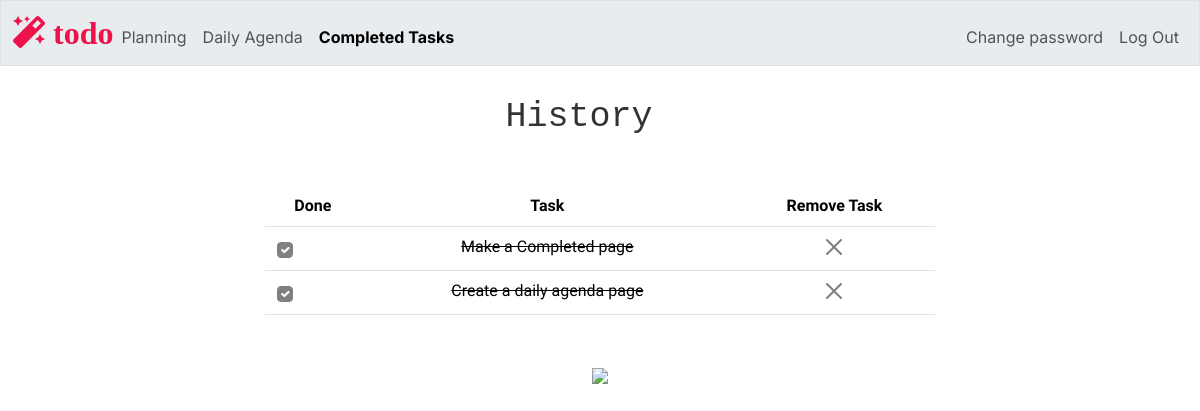
The page /completed (signed in) on the database its author committed.
### tables this page shows
CREATE TABLE tasks (
    id INTEGER PRIMARY KEY AUTOINCREMENT NOT NULL,
    users_id INTEGER NOT NULL,
    category TEXT NOT NULL,
    task TEXT NOT NULL,
    timeframe TEXT,
    priority TEXT,
    completion INTEGER DEFAULT 0,
    date DATE,
    time TIME,
    FOREIGN KEY (users_id) REFERENCES users(id)
);

### app.py (the view)
@app.route("/completed", methods=["GET", "POST"])
@login_required
def completed():
    users_id = session["user_id"]
    tasks = db.execute("SELECT id, category, task, completion FROM tasks WHERE users_id =? AND completion = 1", users_id)
    welcome_message_h1 = "History "
    return render_template("completed.html", tasks=tasks, welcome_message_h1 = welcome_message_h1, current_page="completed")

### app.py (called while the page is built)
@app.after_request
def after_request(response):
    response.headers["Cache-Control"] = "no-cache, no-store, must-revalidate"
    response.headers["Expires"] = 0
    response.headers["Pragma"] = "no-cache"
    return response

### helpers.py (called while the page is built)
def login_required(f):
    @wraps(f)
    def decorated_function(*args, **kwargs):
        if session.get("user_id") is None:
            return redirect("/login")
        return f(*args, **kwargs)
    return decorated_function

### templates/completed.html (shortened to what this page needs)
{% extends "layout.html" %}
{% block main %}
    <table class="table mx-auto text-center mb-5" style="width: 60%;">
        <thead>
            <tr>
                <th> Done </th>
                <th> Task </th>
                <th> Remove Task </th>
            </tr>
        </thead>
        <tbody>
            {% for task in tasks %}
                <tr id="todo_row_{{ task.id }}" >
                    <td class="align-middle">
                        <div class="d-flex align-items-center " >
                            <div class=" col-auto d-flex justify-content-center align-items-center form-check" >
                                <input class="form-check-input completion-checkbox"
                                        type="checkbox"
                                        id="completion_{{ task.id }}"
                                        name="task_completion"
                                        data-task-id="{{ task.id }}"
                                        data-completion="{{ task.completion}}"
                                        {% if task.completion == 1 %}checked{% endif %}
                                        onchange="updateTaskStatus(this)"
                                        style="background-color: gray; border-color: gray;">
                            </div>
                        </div>
                    </td>
                    <td style="text-decoration: line-through;">{{ task.task }}</td>
                    <td>
                        <button class="btn-close" onclick="delete_task({{ task.id }})"></button>
                    </td>
                </tr>
            {% endfor %}
        </tbody>
    </table>
    <img src="/static/completed.png" class="wide-image">
{% endblock %}

### static/styles.css (style rules this page uses)
p, span, div, h1, button { font-family: 'Inter', sans-serif; }
body { background-color: # f6f5f4; }

### rows shown on the page
tasks: completion "☑", task "Make a Completed page"
tasks: completion "☑", task "Create a daily agenda page"

### other values the page prints
{{ welcome_message_h1 }} "History"
